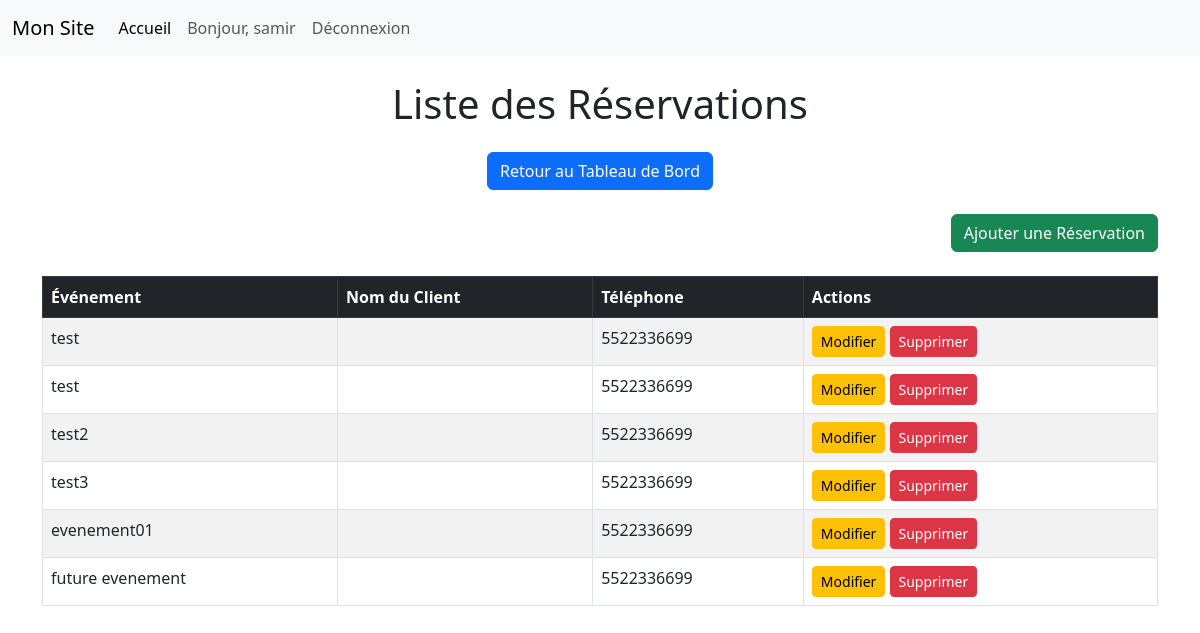
/foyer/reservations/ (signed in), run on the app's committed database.
### authentification/models.py (models this page shows, shortened)
class Utilisateur(AbstractUser):
    TYPE_UTILISATEUR_CHOICES = [
        ('STAGIAIRE', 'Stagiaire'),
        ('APPRENTI', 'Apprenti'),
        ('ETUDIANT', 'Étudiant'),
        ('PASSAGER', 'Passager'),
    ]
    type_utilisateur = models.CharField(max_length=20, choices=TYPE_UTILISATEUR_CHOICES, blank=True, null=True)
    telephone = models.CharField(max_length=15, blank=True, null=True)

### foyer/models.py (models this page shows, shortened)
class Reservation(models.Model):
    evenement = models.ForeignKey(Evenement, on_delete=models.CASCADE)
    utilisateur = models.ForeignKey(Utilisateur, on_delete=models.CASCADE)
    telephone = models.CharField(max_length=20)
    date_reservation = models.DateTimeField(auto_now_add=True)

class Evenement(models.Model):
    titre = models.CharField(max_length=100)
    date_debut = models.DateField()
    date_fin = models.DateField()
    description = models.TextField()

### foyer/views.py (the view)
# urls.py: path('reservations/', views.liste_reservations, name='liste_reservations'),
@login_required
def liste_reservations(request):
    reservations = Reservation.objects.filter(utilisateur=request.user)
    return render(request, 'foyer/liste_reservations.html', {'reservations': reservations})

### foyer/templates/foyer/liste_reservations.html (shortened to what this page needs)
{% extends 'base.html' %}
{% block content %}
<div class="mt-4">
    <h1 class="text-center mb-4">Liste des Réservations</h1>
    <div class="text-center mb-4">
        <a href="{% url 'foyer:sous_dashboard_foyer' %}" class="btn btn-primary">Retour au Tableau de Bord</a>
    </div>
    <div class="mb-4 text-end">
        <a href="{% url 'foyer:ajouter_reservation' %}" class="btn btn-success">Ajouter une Réservation</a>
    </div>
    <table class="table table-striped table-bordered">
        <thead class="table-dark">
            <tr>
                <th>Événement</th>
                <th>Nom du Client</th>
                <th>Téléphone</th>
                <th>Actions</th>
            </tr>
        </thead>
        <tbody>
            {% for reservation in reservations %}
                <tr>
                    <td>{{ reservation.evenement.titre }}</td>
                    <td>{{ reservation.nom_client }}</td>
                    <td>{{ reservation.telephone }}</td>
                    <td>
                        <a href="{% url 'foyer:modifier_reservation' reservation.id %}" class="btn btn-warning btn-sm">Modifier</a>
                        <a href="{% url 'foyer:supprimer_reservation' reservation.id %}" class="btn btn-danger btn-sm">Supprimer</a>
                    </td>
                </tr>
            {% empty %}
                <tr>
                    <td colspan="4" class="text-center">Aucune réservation enregistrée.</td>
                </tr>
            {% endfor %}
        </tbody>
    </table>
</div>
{% endblock %}

### templates/includes/nav.html (shortened to what this page needs)
<nav class="navbar navbar-expand-lg navbar-light bg-light">
    <div class="container-fluid">
        <a class="navbar-brand" href="#">Mon Site</a>
        <div class="collapse navbar-collapse" id="navbarNav">
            <ul class="navbar-nav">
                <li class="nav-item">
                    <a class="nav-link active" aria-current="page" href="{% url 'comptes:login' %}">Accueil</a>
                </li>
                {% if user.is_authenticated %}
                    <li class="nav-item">
                        <span class="nav-link">Bonjour, {{ user.username }}</span>
                    </li>
                    <li class="nav-item">
                        <a class="nav-link" href="{% url 'comptes:deconnexion' %}">Déconnexion</a>
                    </li>
                {% else %}
                    <li class="nav-item">
                        <a class="nav-link" href="{% url 'comptes:login' %}">Connexion</a>
                    </li>
                {% endif %}
            </ul>
        </div>
    </div>
</nav>

### data on the page
Utilisateur: username "samir"
Reservation: evenement.titre "test", telephone "5522336699"
Reservation: evenement.titre "test", telephone "5522336699"
Reservation: evenement.titre "test2", telephone "5522336699"
Reservation: evenement.titre "test3", telephone "5522336699"
Reservation: evenement.titre "evenement01", telephone "5522336699"
Reservation: evenement.titre "future evenement", telephone "5522336699"
